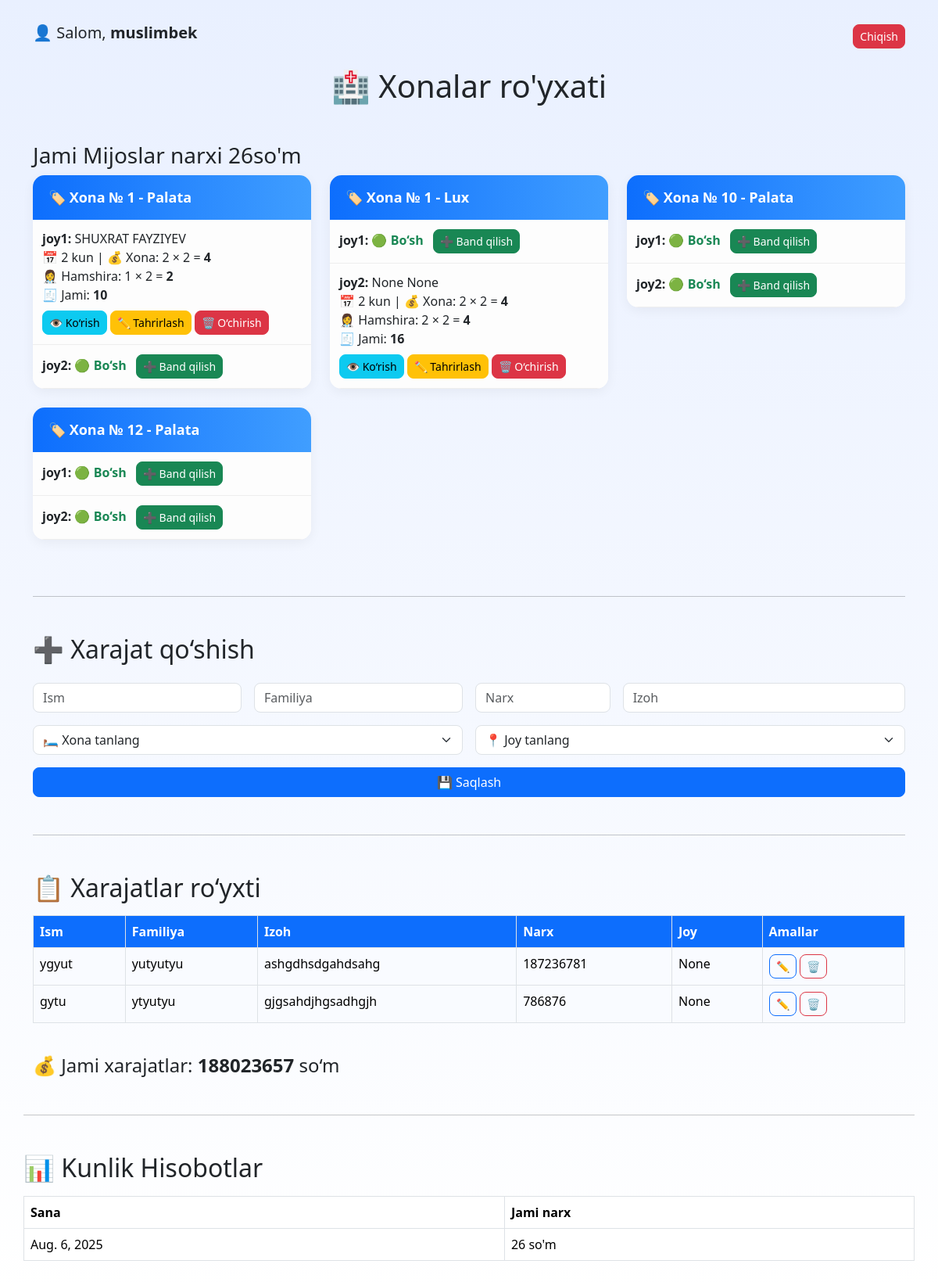
The app's page / (signed in) with its own data.
### room/models.py (models this page shows, shortened)
class MedRoom(models.Model):
    CHOOSE = [
        ('palata', 'Palata'),
        ('lux', 'Lux'),
    ]
    created_at = models.DateTimeField(auto_now_add=True)
    chamber_type = models.CharField(max_length=10,choices=CHOOSE,default='palata')
    room = models.IntegerField(null=True, blank=True)
    ROOM = [
        ('joy1','Joy1'),
        ('joy2','Joy2')
    ]
    place = models.CharField(max_length=10,choices=ROOM, blank=True
                             )

class Place(models.Model):
    ROOM = [
        ('joy1', 'Joy1'),
        ('joy2', 'Joy2'),
    ]
    med_room = models.ForeignKey(MedRoom, on_delete=models.CASCADE, related_name='places')
    place_slot = models.CharField(max_length=10, choices=ROOM)  # joy1 yoki joy2
    is_full_room = models.BooleanField(default=False)
    name = models.CharField(max_length=100, blank=True)
    last_name = models.CharField(max_length=100, blank=True)
    job = models.CharField(max_length=100, blank=True)
    phone_number = models.BigIntegerField(null=True, blank=True)
    brought = models.CharField(max_length=100, blank=True)
    price = models.IntegerField(null=True, blank=True)
    price_nurse = models.IntegerField(null=True, blank=True)
    day = models.IntegerField(null=True, blank=True)
    created_at = models.DateTimeField(auto_now_add=True)
    is_rented = models.BooleanField(default=False)
    Labaratoria = models.IntegerField(blank=True,null=True)
    UZI = models.IntegerField(blank=True, null=True)
    Izoh = models.CharField(max_length=200,blank=True)
    @property
    def labaratoriya_total(self):
        if self.Labaratoria and self.day:
            return self.Labaratoria * self.day
        return 0
    @property
    def UZI_total(self):
        if self.UZI and self.day:
            return self.UZI * self.day
        return 0
    @property
    def price_total(self):
        if self.price and self.day:
            return self.price * self.day
        return 0
    @property
    def nurse_total(self):
        if self.price_nurse and self.day:
            return self.price_nurse * self.day
        return 0
    @property
    def total_cost(self):
        return self.price_total + self.nurse_total+self.labaratoriya_total+self.UZI_total
    def __str__(self):
        return f"{self.name} - {self.place_slot} - Room {self.med_room.room}"

class Expenses(models.Model):
    price = models.IntegerField()
    name = models.CharField(max_length=100)
    last_name = models.CharField(max_length=100)
    text = models.CharField(max_length=100)
    room = models.ForeignKey('MedRoom', on_delete=models.SET_NULL, null=True, blank=True)
    place = models.ForeignKey('Place', on_delete=models.SET_NULL, null=True, blank=True)

class DailyReport(models.Model):
    date = models.DateField(default=timezone.now, unique=True)
    total_price = models.IntegerField(default=0)

### room/views.py (the view, shortened to what this page needs)
# urls.py: path('', views.medroom_list, name='medroom-list'),
def medroom_list(request):
    if 'user_id' not in request.session:
        return redirect('login')
    clear_expired_places()
    rooms = MedRoom.objects.all().order_by('room')
    slots = ['joy1', 'joy2']
    username = request.session.get('username')
    expenses = Expenses.objects.all()
    total_expenses = sum(e.price for e in expenses)
    daily_reports = DailyReport.objects.order_by('-date')[:10]
    return render(request, 'rooms/room_list.html', {
        'rooms': rooms,
        'slots': slots,
        'username': username,
        'expenses': expenses,
        'total_expenses': total_expenses,
        'daily_reports': daily_reports,
    })

### room/tasks.py (called while the page is built, shortened)
def clear_expired_places():
    now = timezone.now()
    expired_places = Place.objects.filter(day__isnull=False)
    for place in expired_places:
        expire_time = place.created_at + timedelta(days=place.day or 0)

### room/templatetags/room_tags.py (called while the page is built)
@register.filter
def get_slot(places, slot_name):
    return places.filter(place_slot=slot_name).first()

### templates/rooms/room_list.html (shortened to what this page needs)
{% load room_tags %}
<!DOCTYPE html>
<html lang="uz">
<head>
  <link href="https://cdn.jsdelivr.net/npm/bootstrap@5.3.3/dist/css/bootstrap.min.css" rel="stylesheet">
</head>
<body>
<div class="container">
  {% if username %}
    <div class="d-flex justify-content-between align-items-center mb-4">
      <h5>👤 Salom, <strong>{{ username }}</strong></h5>
      <a href="{% url 'logout' %}" class="btn btn-danger btn-sm">Chiqish</a>
    </div>
  {% endif %}
  <h1 class="text-center mb-5">🏥 Xonalar ro'yxati</h1>
  <h3>Jami Mijoslar narxi <span id="total-sum">0 </span>so'm</h3>
  <div class="row">
    {% for room in rooms %}
      <div class="col-md-6 col-lg-4 mb-4">
        <div class="card room-card">
          <div class="room-header">
            🏷 Xona № {{ room.room }} - {{ room.get_chamber_type_display }}
          </div>
          <ul class="list-group list-group-flush">
            {% for slot in slots %}
              <li class="slot-box">
                {% with room.places.all|get_slot:slot as place %}
                  {% if place %}
                    <strong>{{ slot }}:</strong>
                    {% if place.is_full_room %}
                      <span class="full-room-flag">Xona to‘liq band – {{ place.name }} {{ place.last_name }}</span><br>
                    {% else %}
                      {{ place.name }} {{ place.last_name }}<br>
                    {% endif %}
                    📅 {{ place.day }} kun |
                    💰 Xona: {{ place.price }} × {{ place.day }} = <strong>{{ place.price_total }}</strong><br>
                    👩‍⚕️ Hamshira: {{ place.price_nurse }} × {{ place.day }} = <strong>{{ place.nurse_total }}</strong><br>
                    🧾 Jami: <strong class="place-total" data-total="{{ place.total_cost }}">{{ place.total_cost }}</strong><br>
                    <div class="mt-2">
                      <a href="{% url 'place-detail' place.id %}" class="btn btn-sm btn-info">👁 Ko‘rish</a>
                      {% if not place.is_full_room %}
                        <a href="{% url 'place-update' place.id %}" class="btn btn-sm btn-warning">✏️ Tahrirlash</a>
                        <a href="{% url 'place-delete' place.id %}" class="btn btn-sm btn-danger">🗑 O‘chirish</a>
                      {% endif %}
                    </div>
                  {% else %}
                    <strong>{{ slot }}:</strong>
                    <span class="empty-slot">🟢 Bo‘sh</span>
                    <a href="{% url 'place-create' room.id slot %}" class="btn btn-sm btn-success ms-2 band-btn">➕ Band qilish</a>
                  {% endif %}
                {% endwith %}
              </li>
            {% endfor %}
          </ul>
        </div>
      </div>
    {% endfor %}
  </div>
  <hr class="my-5">
  <h2 class="mb-4">➕ Xarajat qo‘shish</h2>
  <form method="post" class="row g-3">
    <div class="col-md-3">
      <input type="text" name="name" class="form-control" placeholder="Ism" required>
    </div>
    <div class="col-md-3">
      <input type="text" name="last_name" class="form-control" placeholder="Familiya" required>
    </div>
    <div class="col-md-2">
      <input type="number" name="price" class="form-control" placeholder="Narx" required>
    </div>
    <div class="col-md-4">
      <input type="text" name="text" class="form-control" placeholder="Izoh" required>
    </div>
    <div class="col-md-6">
      <select name="room" class="form-select">
        <option value="">🛏 Xona tanlang</option>
      </select>
    </div>
    <div class="col-md-6">
      <select name="place" class="form-select">
        <option value="">📍 Joy tanlang</option>
      </select>
    </div>
    <div class="col-12">
      <button type="submit" class="btn btn-primary w-100">💾 Saqlash</button>
    </div>
  </form>
  <hr class="my-5">
  <h2 class="mb-3">📋 Xarajatlar ro‘yxti</h2>
  <div class="table-responsive">
    <table class="table table-bordered table-hover expenses-table">
      <thead>
        <tr>
          <th>Ism</th>
          <th>Familiya</th>
          <th>Izoh</th>
          <th>Narx</th>
          <th>Joy</th>
          <th>Amallar</th>
        </tr>
      </thead>
      <tbody>
        {% for expense in expenses %}
        <tr>
          <td>{{ expense.name }}</td>
          <td>{{ expense.last_name }}</td>
          <td>{{ expense.text }}</td>
          <td>{{ expense.price }}</td>
          <td>{{ expense.place }}</td>
          <td>
            <a href="{% url 'edit_expense' expense.id %}" class="btn btn-sm btn-outline-primary">✏️</a>
            <a href="{% url 'delete_expense' expense.id %}" class="btn btn-sm btn-outline-danger">🗑️</a>
          </td>
        </tr>
        {% endfor %}
      </tbody>
    </table>
  </div>
  <h4 class="mt-4">💰 Jami xarajatlar: <strong>{{ total_expenses }}</strong> so‘m</h4>
</div>
<hr class="my-5">
<h2 class="mb-3">📊 Kunlik Hisobotlar</h2>
<table class="table table-bordered">
  <thead>
    <tr>
      <th>Sana</th>
      <th>Jami narx</th>
    </tr>
  </thead>
  <tbody>
    {% for report in daily_reports %}
      <tr>
        <td>{{ report.date }}</td>
        <td>{{ report.total_price }} so'm</td>
      </tr>
    {% endfor %}
  </tbody>
</table>
</body>
</html>

### templates/rooms/room_list.html (style rules this page uses)
body { background: linear-gradient(to bottom, #e9f0ff, #ffffff); padding: 30px; }
.room-card { border: none; border-radius: 15px; box-shadow: 0 4px 15px rgba(0, 0, 0, 0.05); overflow: hidden; }
.room-header { background: linear-gradient(90deg, #0d6efd, #409eff); color: white; padding: 15px 20px; font-weight: bold; font-size: 18px; }
.slot-box { padding: 12px; background-color: #fdfdfd; border-bottom: 1px solid #eee; }
.empty-slot { color: #198754; font-weight: bold; }
.form-control, .form-select { border-radius: 8px; }
.btn { border-radius: 8px; }
.expenses-table th { background-color: #0d6efd; color: white; }
.expenses-table td { background-color: #f9fbff; }

### records on screen
MedRoom: room "1", chamber_type "Palata", slots "joy1", slots "joy2"
Place: name "SHUXRAT", last_name "FAYZIYEV", day "2", price "2", day "2", price_total "4", price_nurse "1", day "2", nurse_total "2", total_cost "10"
MedRoom: room "1", chamber_type "Lux", slots "joy1", slots "joy2"
Place: name "None", last_name "None", day "2", price "2", day "2", price_total "4", price_nurse "2", day "2", nurse_total "4", total_cost "16"
MedRoom: room "10", chamber_type "Palata", slots "joy1" "joy2"
MedRoom: room "12", chamber_type "Palata", slots "joy1" "joy2"
Expenses: name "ygyut", last_name "yutyutyu", text "ashgdhsdgahdsahg", price "187236781", place "None"
Expenses: name "gytu", last_name "ytyutyu", text "gjgsahdjhgsadhgjh", price "786876", place "None"
DailyReport: date "Aug. 6, 2025", total_price "26"

### other values on screen
{{ username }} "muslimbek"
{{ total_expenses }} "188023657"
